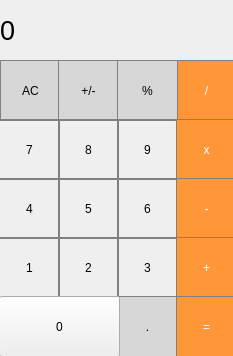
<?xml version="1.0" encoding="UTF-8"?>
<ui version="4.0">
 <class>MainWindow</class>
 <widget class="QMainWindow" name="MainWindow">
  <property name="geometry">
   <rect>
    <x>0</x>
    <y>0</y>
    <width>233</width>
    <height>356</height>
   </rect>
  </property>
  <property name="windowTitle">
   <string>MainWindow</string>
  </property>
  <widget class="QWidget" name="centralwidget">
   <widget class="QLabel" name="Result">
    <property name="geometry">
     <rect>
      <x>0</x>
      <y>0</y>
      <width>235</width>
      <height>61</height>
     </rect>
    </property>
    <property name="font">
     <font>
      <pointsize>20</pointsize>
     </font>
    </property>
    <property name="styleSheet">
     <string notr="true">QLabel {
 qproperty-alignment: 'AlignVCenter | AlignRight';
 border: 1px solid gray;
}

background-color : white;</string>
    </property>
    <property name="text">
     <string>0</string>
    </property>
   </widget>
   <widget class="QPushButton" name="Clear">
    <property name="geometry">
     <rect>
      <x>0</x>
      <y>60</y>
      <width>61</width>
      <height>61</height>
     </rect>
    </property>
    <property name="styleSheet">
     <string notr="true">QPushButton {
  background-color: rgb(215, 215, 215);
  border: 1px solid gray;
}
QPushButton:pressed {
    background-color: qlineargradient(x1: 0, y1: 0, x2: 0, y2: 1,
                                      stop: 0 #BEBEBE, stop: 1 #D7D7D7);
}</string>
    </property>
    <property name="text">
     <string>AC</string>
    </property>
   </widget>
   <widget class="QPushButton" name="Button_Plus_Minus">
    <property name="geometry">
     <rect>
      <x>58</x>
      <y>60</y>
      <width>61</width>
      <height>61</height>
     </rect>
    </property>
    <property name="styleSheet">
     <string notr="true">QPushButton {
  background-color: rgb(215, 215, 215);
  border: 1px solid gray;
}
QPushButton:pressed {
    background-color: qlineargradient(x1: 0, y1: 0, x2: 0, y2: 1,
                                      stop: 0 #BEBEBE, stop: 1 #D7D7D7);
}</string>
    </property>
    <property name="text">
     <string>+/-</string>
    </property>
   </widget>
   <widget class="QPushButton" name="Button_Divide">
    <property name="geometry">
     <rect>
      <x>176</x>
      <y>60</y>
      <width>61</width>
      <height>61</height>
     </rect>
    </property>
    <property name="styleSheet">
     <string notr="true">QPushButton {
  background-color: rgb(255, 151, 57);
  color: white; 
  border: 1px solid gray;
}

QPushButton:pressed {
    background-color: qlineargradient(x1: 0, y1: 0, x2: 0, y2: 1,
                                      stop: 0 #FF7832, stop: 1 #FF9739);
}</string>
    </property>
    <property name="text">
     <string>/</string>
    </property>
   </widget>
   <widget class="QPushButton" name="Button_Procent">
    <property name="geometry">
     <rect>
      <x>117</x>
      <y>60</y>
      <width>61</width>
      <height>61</height>
     </rect>
    </property>
    <property name="styleSheet">
     <string notr="true">QPushButton {
  background-color: rgb(215, 215, 215);
  border: 1px solid gray;
}
QPushButton:pressed {
    background-color: qlineargradient(x1: 0, y1: 0, x2: 0, y2: 1,
                                      stop: 0 #BEBEBE, stop: 1 #D7D7D7);
}</string>
    </property>
    <property name="text">
     <string>%</string>
    </property>
   </widget>
   <widget class="QPushButton" name="Button_8">
    <property name="geometry">
     <rect>
      <x>58</x>
      <y>119</y>
      <width>61</width>
      <height>61</height>
     </rect>
    </property>
    <property name="styleSheet">
     <string notr="true">QPushButton {
   border: 1px solid gray;
}
QPushButton:pressed {
    background-color: qlineargradient(x1: 0, y1: 0, x2: 0, y2: 1,
                                      stop: 0 #dadbde, stop: 1 #f6f7fa);
}</string>
    </property>
    <property name="text">
     <string>8</string>
    </property>
   </widget>
   <widget class="QPushButton" name="Button_9">
    <property name="geometry">
     <rect>
      <x>117</x>
      <y>119</y>
      <width>61</width>
      <height>61</height>
     </rect>
    </property>
    <property name="styleSheet">
     <string notr="true">QPushButton {
   border: 1px solid gray;
}
QPushButton:pressed {
    background-color: qlineargradient(x1: 0, y1: 0, x2: 0, y2: 1,
                                      stop: 0 #dadbde, stop: 1 #f6f7fa);
}</string>
    </property>
    <property name="text">
     <string>9</string>
    </property>
   </widget>
   <widget class="QPushButton" name="Button_Multiply">
    <property name="geometry">
     <rect>
      <x>176</x>
      <y>119</y>
      <width>61</width>
      <height>61</height>
     </rect>
    </property>
    <property name="styleSheet">
     <string notr="true">QPushButton {
  background-color: rgb(255, 151, 57);
  color: white; 
  border: 1px solid gray;
}

QPushButton:pressed {
    background-color: qlineargradient(x1: 0, y1: 0, x2: 0, y2: 1,
                                      stop: 0 #FF7832, stop: 1 #FF9739);
}</string>
    </property>
    <property name="text">
     <string>x</string>
    </property>
   </widget>
   <widget class="QPushButton" name="Button_7">
    <property name="geometry">
     <rect>
      <x>-1</x>
      <y>119</y>
      <width>61</width>
      <height>61</height>
     </rect>
    </property>
    <property name="styleSheet">
     <string notr="true">QPushButton {
   border: 1px solid gray;
}
QPushButton:pressed {
    background-color: qlineargradient(x1: 0, y1: 0, x2: 0, y2: 1,
                                      stop: 0 #dadbde, stop: 1 #f6f7fa);
}</string>
    </property>
    <property name="text">
     <string>7</string>
    </property>
   </widget>
   <widget class="QPushButton" name="Button_5">
    <property name="geometry">
     <rect>
      <x>58</x>
      <y>178</y>
      <width>61</width>
      <height>61</height>
     </rect>
    </property>
    <property name="styleSheet">
     <string notr="true">QPushButton {
   border: 1px solid gray;
}
QPushButton:pressed {
    background-color: qlineargradient(x1: 0, y1: 0, x2: 0, y2: 1,
                                      stop: 0 #dadbde, stop: 1 #f6f7fa);
}</string>
    </property>
    <property name="text">
     <string>5</string>
    </property>
   </widget>
   <widget class="QPushButton" name="Button_6">
    <property name="geometry">
     <rect>
      <x>117</x>
      <y>178</y>
      <width>61</width>
      <height>61</height>
     </rect>
    </property>
    <property name="styleSheet">
     <string notr="true">QPushButton {
   border: 1px solid gray;
}
QPushButton:pressed {
    background-color: qlineargradient(x1: 0, y1: 0, x2: 0, y2: 1,
                                      stop: 0 #dadbde, stop: 1 #f6f7fa);
}</string>
    </property>
    <property name="text">
     <string>6</string>
    </property>
   </widget>
   <widget class="QPushButton" name="Button_Substract">
    <property name="geometry">
     <rect>
      <x>176</x>
      <y>178</y>
      <width>61</width>
      <height>61</height>
     </rect>
    </property>
    <property name="styleSheet">
     <string notr="true">QPushButton {
  background-color: rgb(255, 151, 57);
  color: white; 
  border: 1px solid gray;
}

QPushButton:pressed {
    background-color: qlineargradient(x1: 0, y1: 0, x2: 0, y2: 1,
                                      stop: 0 #FF7832, stop: 1 #FF9739);
}</string>
    </property>
    <property name="text">
     <string>-</string>
    </property>
   </widget>
   <widget class="QPushButton" name="Button_4">
    <property name="geometry">
     <rect>
      <x>-1</x>
      <y>178</y>
      <width>61</width>
      <height>61</height>
     </rect>
    </property>
    <property name="styleSheet">
     <string notr="true">QPushButton {
   border: 1px solid gray;
}
QPushButton:pressed {
    background-color: qlineargradient(x1: 0, y1: 0, x2: 0, y2: 1,
                                      stop: 0 #dadbde, stop: 1 #f6f7fa);
}</string>
    </property>
    <property name="text">
     <string>4</string>
    </property>
   </widget>
   <widget class="QPushButton" name="Button_2">
    <property name="geometry">
     <rect>
      <x>58</x>
      <y>237</y>
      <width>61</width>
      <height>61</height>
     </rect>
    </property>
    <property name="styleSheet">
     <string notr="true">QPushButton {
   border: 1px solid gray;
}
QPushButton:pressed {
    background-color: qlineargradient(x1: 0, y1: 0, x2: 0, y2: 1,
                                      stop: 0 #dadbde, stop: 1 #f6f7fa);
}</string>
    </property>
    <property name="text">
     <string>2</string>
    </property>
   </widget>
   <widget class="QPushButton" name="Button_3">
    <property name="geometry">
     <rect>
      <x>117</x>
      <y>237</y>
      <width>61</width>
      <height>61</height>
     </rect>
    </property>
    <property name="styleSheet">
     <string notr="true">QPushButton {
   border: 1px solid gray;
}
QPushButton:pressed {
    background-color: qlineargradient(x1: 0, y1: 0, x2: 0, y2: 1,
                                      stop: 0 #dadbde, stop: 1 #f6f7fa);
}</string>
    </property>
    <property name="text">
     <string>3</string>
    </property>
   </widget>
   <widget class="QPushButton" name="Button_Plus">
    <property name="geometry">
     <rect>
      <x>176</x>
      <y>237</y>
      <width>61</width>
      <height>61</height>
     </rect>
    </property>
    <property name="styleSheet">
     <string notr="true">QPushButton {
  background-color: rgb(255, 151, 57);
  color: white; 
  border: 1px solid gray;
}

QPushButton:pressed {
    background-color: qlineargradient(x1: 0, y1: 0, x2: 0, y2: 1,
                                      stop: 0 #FF7832, stop: 1 #FF9739);
}</string>
    </property>
    <property name="text">
     <string>+</string>
    </property>
   </widget>
   <widget class="QPushButton" name="Button_1">
    <property name="geometry">
     <rect>
      <x>-1</x>
      <y>237</y>
      <width>61</width>
      <height>61</height>
     </rect>
    </property>
    <property name="styleSheet">
     <string notr="true">QPushButton {
   border: 1px solid gray;
}
QPushButton:pressed {
    background-color: qlineargradient(x1: 0, y1: 0, x2: 0, y2: 1,
                                      stop: 0 #dadbde, stop: 1 #f6f7fa);
}</string>
    </property>
    <property name="text">
     <string>1</string>
    </property>
   </widget>
   <widget class="QPushButton" name="Button_dot">
    <property name="geometry">
     <rect>
      <x>117</x>
      <y>296</y>
      <width>61</width>
      <height>61</height>
     </rect>
    </property>
    <property name="styleSheet">
     <string notr="true">QPushButton {
  background-color: rgb(215, 215, 215);
  border: 1px solid gray;
}
QPushButton:pressed {
    background-color: qlineargradient(x1: 0, y1: 0, x2: 0, y2: 1,
                                      stop: 0 #BEBEBE, stop: 1 #D7D7D7);
}</string>
    </property>
    <property name="text">
     <string>.</string>
    </property>
   </widget>
   <widget class="QPushButton" name="Button_Equal">
    <property name="geometry">
     <rect>
      <x>176</x>
      <y>296</y>
      <width>61</width>
      <height>61</height>
     </rect>
    </property>
    <property name="styleSheet">
     <string notr="true">QPushButton {
  background-color: rgb(255, 151, 57);
  color: white; 
  border: 1px solid gray;
}

QPushButton:pressed {
    background-color: qlineargradient(x1: 0, y1: 0, x2: 0, y2: 1,
                                      stop: 0 #FF7832, stop: 1 #FF9739);
}</string>
    </property>
    <property name="text">
     <string>=</string>
    </property>
   </widget>
   <widget class="QPushButton" name="Button_0">
    <property name="geometry">
     <rect>
      <x>-1</x>
      <y>296</y>
      <width>121</width>
      <height>61</height>
     </rect>
    </property>
    <property name="text">
     <string>0</string>
    </property>
   </widget>
  </widget>
 </widget>
 <resources/>
 <connections/>
</ui>
